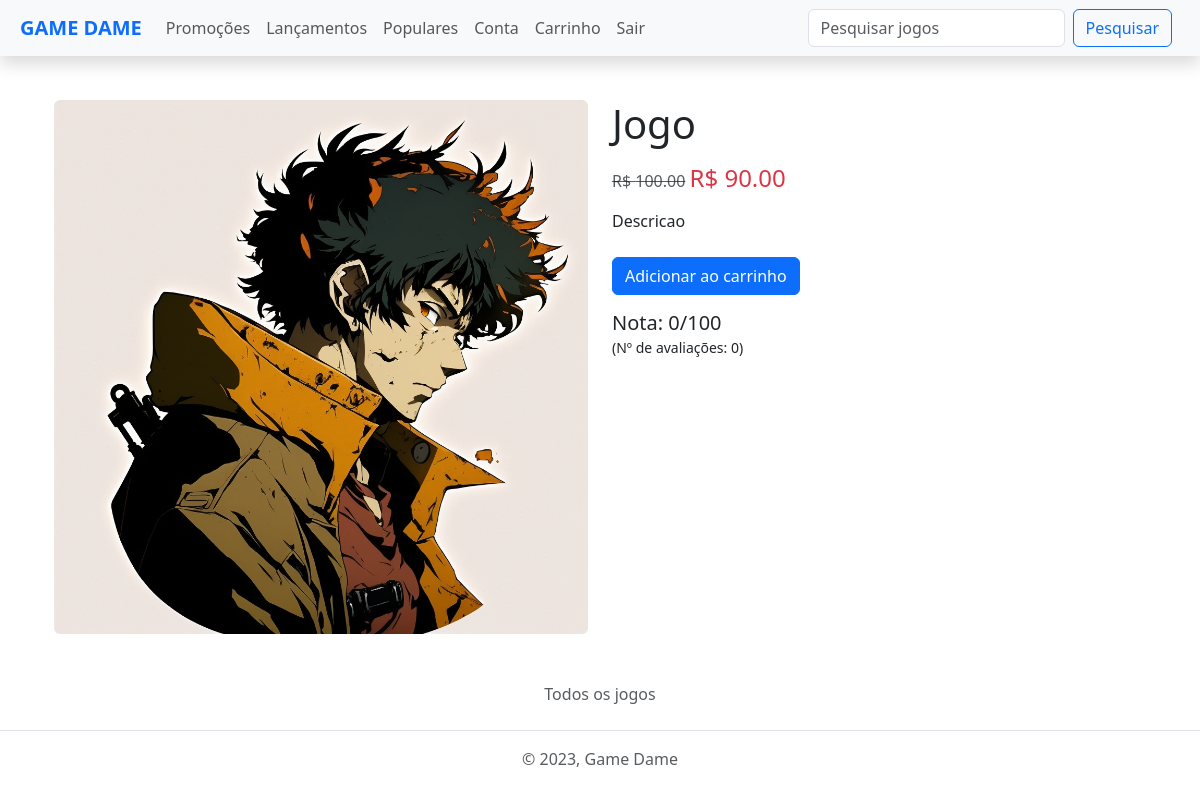
Before: /game/10 (signed in) with the older database file.
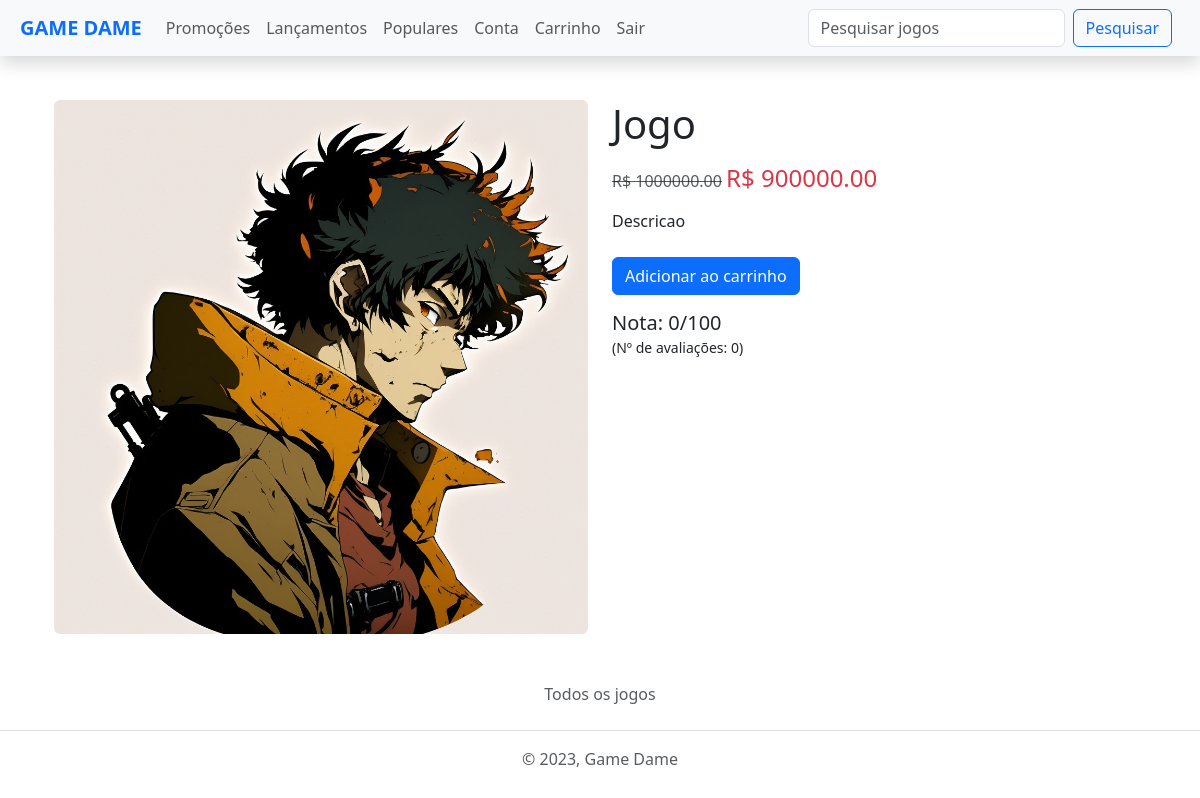
After: the same page with the newer database file.
### games/models.py (models this page shows, shortened)
class Game(models.Model):
    title = models.CharField(max_length=100)
    description = models.TextField()
    price = models.DecimalField(max_digits=10, decimal_places=2)
    promotion = models.DecimalField(
        max_digits=5, decimal_places=2, null=True, blank=True)
    cover_image = models.ImageField(upload_to='static/images')
    created_at = models.DateTimeField(auto_now_add=True)
    updated_at = models.DateTimeField(auto_now=True)
    copies_sold = models.IntegerField(default=0)
    release_date = models.DateTimeField(null=True)
    def price_with_discount(self):
        return round(self.price * (1 - self.promotion/100), 2)

### games/views.py (the view)
# urls.py: path('game/<int:id>', views.gameView, name="game-view"),
@login_required
def gameView(request, id):
    game = get_object_or_404(Game, pk=id)
    has_purchased = PurchaseItem.objects.filter(
        purchase__user=request.user, game=game, refunded=False).exists()
    is_in_cart = CartItem.objects.filter(user=request.user, game=game).exists()
    ratings = Rating.objects.filter(game=game)
    rating_sum = int(ratings.aggregate(avg_rating=Avg('rating'))['avg_rating'] or 0)
    num_ratings = ratings.count()
    user_rating = Rating.objects.filter(game=game, user=request.user).first()
    context = {
        'game': game,
        'has_purchased': has_purchased,
        'is_in_cart': is_in_cart,
        'rating_sum': rating_sum,
        'user_rating': user_rating.rating if user_rating else None,
        'num_ratings': num_ratings,
    }
    return render(request, 'games/game.html', context)

### games/templates/games/game.html (shortened to what this page needs)
{% extends 'base.html' %} {% block title %}{{game.title}}{% endblock %}
{% block content %}
<div class="container py-4">
  <div class="row rounded">
    <div class="col-md-6">
      <div class="rounded">
        <img src="{{ game.cover_image.url }}" alt="{{ game.title }}" class="w-100">
      </div>
    </div>
    <div class="col-md-6">
      <h1 class="mb-3">{{ game.title }}</h1>
      <div class="mb-3">
        {% if game.promotion > 0 %}
        <del class="text-muted mr-2">R$ {{ game.price }}</del>
        <span class="text-danger h4">R$ {{ game.price_with_discount }}</span>
        {% else %}
        <span class="h4">R$ {{ game.price }}</span>
        {% endif %}
      </div>
      <p class="mb-4">{{ game.description }}</p>
      {% if has_purchased %}
      <button type="button" class="btn btn-secondary btn-block mb-3" disabled>Você já comprou este jogo</button>
      <a href=" {% url 'refund-game' game.id %} " id="refund-button" class="mb-3 btn btn-danger btn-block">Pedir
        reembolso</a>
      {% else %}
      {% if is_in_cart %}
      <button type="button" class="btn btn-secondary btn-block mb-3" disabled>Este jogo já está no carrinho</button>
      {% else %}
      <a href="{% url 'add_to_cart' game.id %}" id="cart-button" class="mb-3 btn btn-primary btn-block">Adicionar ao
        carrinho</a>
      {% endif %}
      {% endif %}
      <div class="mb-3">
        <h5 class = "mb-0">Nota: {{ rating_sum }}/100 </h5>
        <small>(Nº de avaliações: {{num_ratings}})</small>
      </div>
    </div>
  </div>
</div>
{% endblock %}

Changed rows visible on the page:
changed Game "Jogo": price "100.00" → "1000000.00"; price_with_discount "90.00" → "900000.00"
